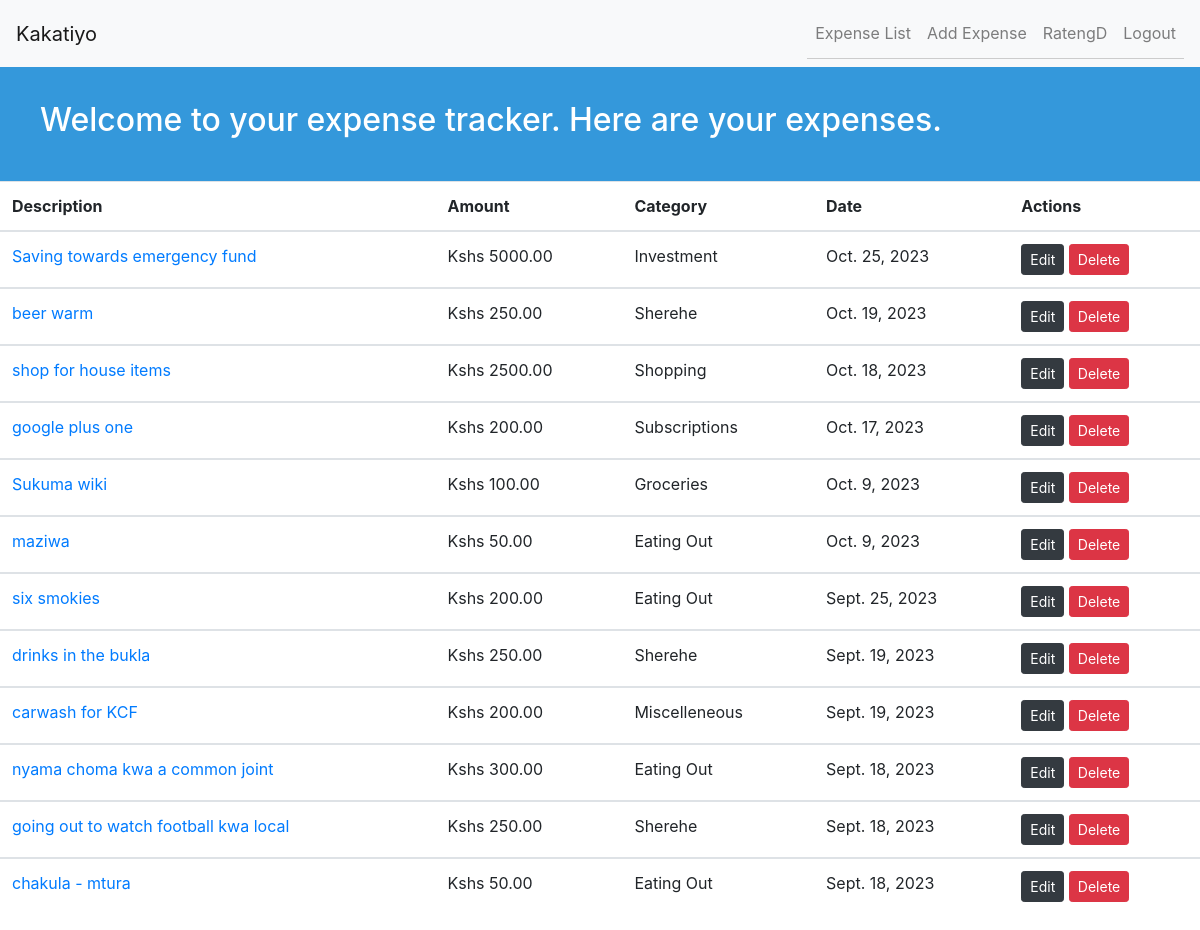
Page /expense/ (signed in) on the committed database.
### tracker/models.py (models this page shows, shortened)
class Expense(models.Model):
    user = models.ForeignKey(User, on_delete=models.CASCADE)
    date = models.DateField()
    description = models.CharField(max_length=200)
    amount = models.DecimalField(max_digits=10, decimal_places=2)
    category = models.ForeignKey(
        Category, on_delete=models.SET_NULL, null=True, blank=True)

class Category(models.Model):
    name = models.CharField(max_length=100)
    def __str__(self):
        return self.name

### tracker/views.py (the view)
# urls.py: path('expense/', expense_list, name="expense_list"),
@login_required
def expense_list(request):
    expenses = Expense.objects.filter(user=request.user).order_by('-date')
    return render(request, 'tracker/expense_list.html', {'expenses': expenses})

### tracker/templates/tracker/expense_list.html
{% extends 'base.html' %} {% block content %}
<header class="py-4" style="background-color: #3498db; color: #fff">
	<div class="container">
		<div class="row">
			<h2>Welcome to your expense tracker. Here are your expenses.</h2>
		</div>
	</div>
</header>
<table class="table table-hover">
	<thead>
		<tr>
			<th scope="col">Description</th>
			<th scope="col">Amount</th>
			<th scope="col">Category</th>
			<th scope="col">Date</th>
			<th scope="col">Actions</th>
		</tr>
	</thead>
	{% for expense in expenses %}
	<tbody>
		<tr>
			<td scope="row">
				<a href="{% url 'expense_detail' expense.id %}">
					{{ expense.description }}</a
				>
			</td>
			<td>Kshs {{ expense.amount }}</td>
			<td>{{ expense.category }}</td>
			<td>{{ expense.date }}</td>
			<td>
				{% if user.is_authenticated %}
				<a
					href="{% url 'edit_expense' expense.id %}"
					class="btn btn-dark btn-sm"
					>Edit</a
				>
				<a
					href="{% url 'delete_expense' expense.id %}"
					class="btn btn-danger btn-sm"
					>Delete</a
				>
				{% endif %}
			</td>
		</tr>
	</tbody>
	{% endfor %}
</table>
{% endblock content %}

### tracker/templates/navbar.html (shortened to what this page needs)
<nav class="navbar navbar-expand-lg navbar-light bg-light">
	<a class="navbar-brand" href="{% url 'home' %}"> Kakatiyo</a>
	<div class="collapse navbar-collapse" id="navbarNav">
		<ul class="navbar-nav ml-auto">
			{% if user.is_authenticated %}
			<li class="nav-item">
				<a class="nav-link" href="{% url 'expense_list' %}">Expense List</a>
			</li>
			<li class="nav-item">
				<a class="nav-link" href="{% url 'add_expense' %}">Add Expense</a>
			</li>
			<li class="nav-item">
				<a class="nav-link" href="#"> {{ user.username }} </a>
			</li>
			<li class="nav-item">
				<a class="nav-link" href="{% url 'logout' %}">Logout</a>
			</li>
			{% endif %}
		</ul>
	</div>
</nav>

### static/css/styles.css (style rules this page uses)
h2 { text-align: center; background-color: #3498db; color: #fff; padding: 10px; }
ul { list-style-type: none; padding: 0; }
li { padding: 5px 0; border-bottom: 1px solid #ccc; }
.btn-danger { background-color: #e74c3c; color: #fff; padding: 5px 10px; border: none; border-radius: 5px; cursor: pointer; }

### rows in the picture
Expense: description "Saving towards emergency fund", amount "5000.00", category "Investment", date "Oct. 25, 2023"
Expense: description "beer warm", amount "250.00", category "Sherehe", date "Oct. 19, 2023"
Expense: description "shop for house items", amount "2500.00", category "Shopping", date "Oct. 18, 2023"
Expense: description "google plus one", amount "200.00", category "Subscriptions", date "Oct. 17, 2023"
Expense: description "Sukuma wiki", amount "100.00", category "Groceries", date "Oct. 9, 2023"
Expense: description "maziwa", amount "50.00", category "Eating Out", date "Oct. 9, 2023"
Expense: description "six smokies", amount "200.00", category "Eating Out", date "Sept. 25, 2023"
Expense: description "drinks in the bukla", amount "250.00", category "Sherehe", date "Sept. 19, 2023"
Expense: description "carwash for KCF", amount "200.00", category "Miscelleneous", date "Sept. 19, 2023"
Expense: description "nyama choma kwa a common joint", amount "300.00", category "Eating Out", date "Sept. 18, 2023"
Expense: description "going out to watch football kwa local", amount "250.00", category "Sherehe", date "Sept. 18, 2023"
Expense: description "chakula - mtura", amount "50.00", category "Eating Out", date "Sept. 18, 2023"

### other values in the picture
{{ user.username }} "RatengD"
